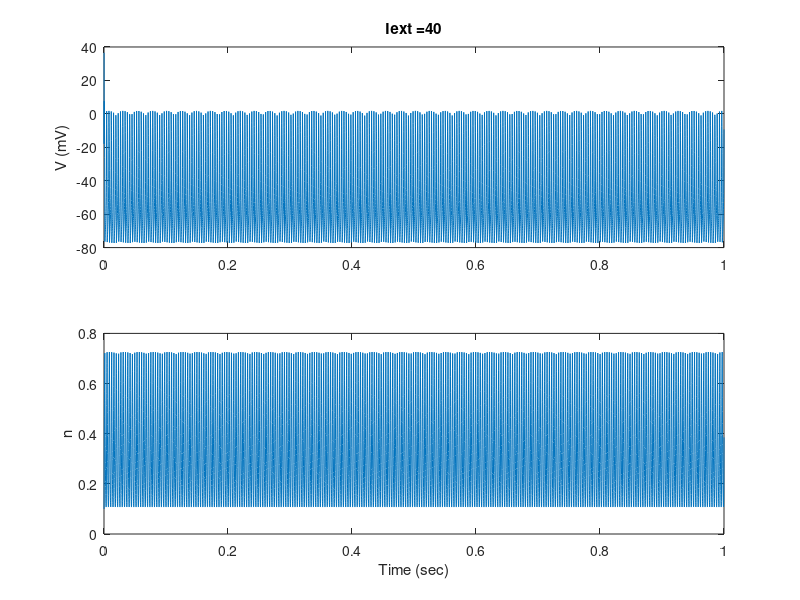
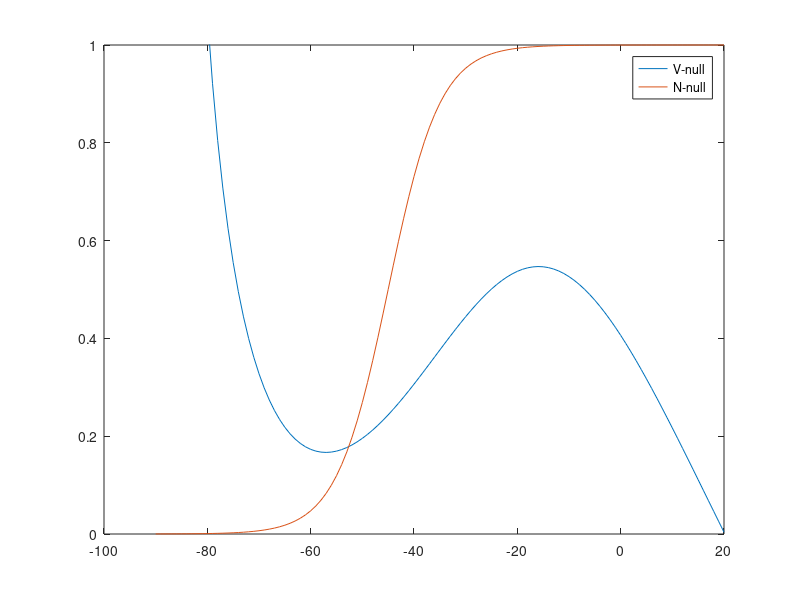
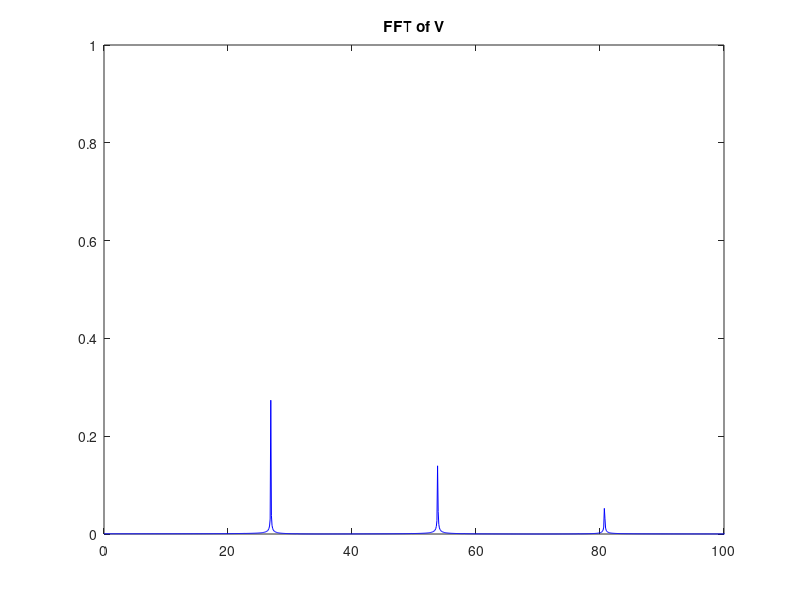

The MATLAB source for these figures, in order:
% Inap-Ik model
% Coded by Vignayanandam R. Muddapu (IIT-Madras)
% On 13th April 2020

clear;clear;
close all;

% Iext=0.001; %stable fixed point
Iext=40; %Limit cycle
Nrn=1;

dur=1000;
dt=0.1;
tspan=dt:dt:dur;
Ttime=numel(tspan);

% Parameters
gl=8;
gna=20;
gk=10;
El=-78;
Ena=60;
Ek=-90;
tau_v=1;
tau_n=1;

v=zeros(Nrn,1);
n=zeros(Nrn,1);
dv=zeros(Nrn,Ttime);
dn=zeros(Nrn,Ttime);

for k=1:Ttime
    
    m_inf = 1./(1+exp((-20-v)./15));
    n_inf = 1./(1+exp((-45-v)./5));
    
    v_nxt = v+((Iext-gl.*(v-El)-gna.*m_inf.*(v-Ena)-gk.*n.*(v-Ek))./tau_v)*dt;
    n_nxt = n+((n_inf-n)./tau_n)*dt;
    
    v = v_nxt;
    n = n_nxt;
    
    dv(:,k)=v;
    dn(:,k)=n;
    
    disp(k*dt)
    
end

sec=0.001;
subplot(211)
plot(sec*dt*(1:Ttime),dv)
xlim([0 sec*dt*Ttime])
% ylim([-90 20])
tit=strcat('Iext = ',num2str(Iext));
title(tit)
% xlabel('Time (sec)')
ylabel('V (mV)')
subplot(212)
plot(sec*dt*(1:Ttime),dn)
xlim([0 sec*dt*Ttime])
% ylim([-90 20])
xlabel('Time (sec)')
ylabel('n')

% Nullclines
figure(2)
vnull=-90:1:20;
n_v_null=(Iext-gl.*(vnull-El)-gna.*(1./(1+exp((-20-vnull)./15))).*(vnull-Ena))./(gk.*(vnull-Ek));
n_n_null=1./(1+exp((-45-vnull)./5));
plot(vnull,n_v_null,vnull,n_n_null)
legend('V-null','N-null')
ylim([0 1])

%Computing FFT of V
fs=1000;
F1.ststn=dv;
L1=length(F1.ststn);
f1=(0:L1-1)*fs/L1;
F1.stn=abs(fft(F1.ststn,L1));
F1.stn=F1.stn/max(F1.stn);
F1.s_spkdc = mean(F1.ststn)*ones(1,L1);
F1.stndc=abs(fft(F1.s_spkdc,L1));
F1.stndc=F1.stndc./max(F1.stndc);
figure(3)
plot(f1,(F1.stn-F1.stndc),'b','DisplayName','V');
title('FFT of V')
axis([0 100 0 1]);
